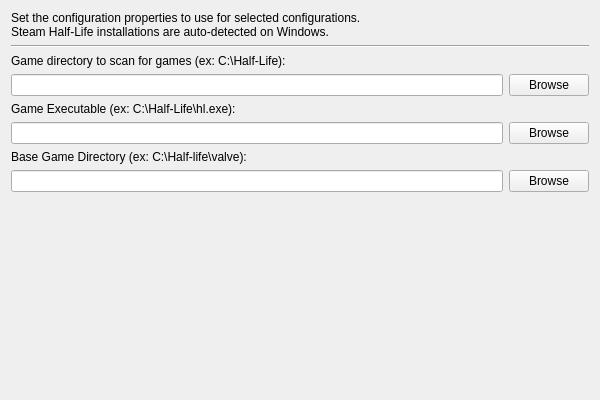
<?xml version="1.0" encoding="UTF-8"?>
<ui version="4.0">
 <class>AutodetectConfigurePropertiesPage</class>
 <widget class="QWizardPage" name="AutodetectConfigurePropertiesPage">
  <property name="geometry">
   <rect>
    <x>0</x>
    <y>0</y>
    <width>600</width>
    <height>400</height>
   </rect>
  </property>
  <property name="windowTitle">
   <string>Form</string>
  </property>
  <property name="title">
   <string>Configure properties</string>
  </property>
  <layout class="QVBoxLayout" name="verticalLayout">
   <item>
    <widget class="QLabel" name="label_3">
     <property name="text">
      <string>Set the configuration properties to use for selected configurations.
Steam Half-Life installations are auto-detected on Windows.</string>
     </property>
    </widget>
   </item>
   <item>
    <widget class="Line" name="line">
     <property name="orientation">
      <enum>Qt::Horizontal</enum>
     </property>
    </widget>
   </item>
   <item>
    <layout class="QGridLayout" name="gridLayout">
     <item row="2" column="0">
      <widget class="QLabel" name="label">
       <property name="text">
        <string>Game Executable (ex: C:\Half-Life\hl.exe):</string>
       </property>
      </widget>
     </item>
     <item row="1" column="0">
      <widget class="QLineEdit" name="GameDirectory"/>
     </item>
     <item row="4" column="0">
      <widget class="QLabel" name="label_2">
       <property name="text">
        <string>Base Game Directory (ex: C:\Half-life\valve):</string>
       </property>
      </widget>
     </item>
     <item row="3" column="1">
      <widget class="QPushButton" name="BrowseGameExecutable">
       <property name="text">
        <string>Browse</string>
       </property>
      </widget>
     </item>
     <item row="5" column="1">
      <widget class="QPushButton" name="BrowseBaseGameDirectory">
       <property name="text">
        <string>Browse</string>
       </property>
      </widget>
     </item>
     <item row="5" column="0">
      <widget class="QLineEdit" name="BaseGameDirectory"/>
     </item>
     <item row="3" column="0">
      <widget class="QLineEdit" name="GameExecutable"/>
     </item>
     <item row="0" column="0">
      <widget class="QLabel" name="label_4">
       <property name="text">
        <string>Game directory to scan for games (ex: C:\Half-Life):</string>
       </property>
      </widget>
     </item>
     <item row="1" column="1">
      <widget class="QPushButton" name="BrowseGameDirectory">
       <property name="text">
        <string>Browse</string>
       </property>
      </widget>
     </item>
    </layout>
   </item>
   <item>
    <spacer name="verticalSpacer">
     <property name="orientation">
      <enum>Qt::Vertical</enum>
     </property>
     <property name="sizeHint" stdset="0">
      <size>
       <width>20</width>
       <height>0</height>
      </size>
     </property>
    </spacer>
   </item>
  </layout>
 </widget>
 <resources/>
 <connections/>
</ui>
